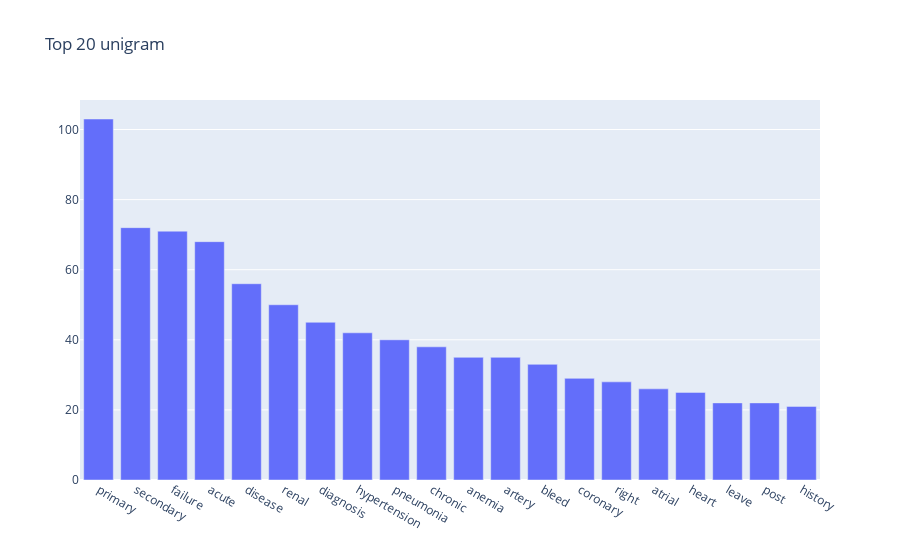

The cell this chart's notebook holds for it:
### Code cell
get_top_ngram(df['discharge_diagnosis_preprocessed'], ngram=1, top_n=20, stop_words=default_stop_words())

### Figure 1 — Plotly figure (JSON) as saved in the notebook; plotly's stock layout.template omitted (floating-point values rounded to 4 significant figures)
{"data": [{"type": "bar", "x": ["primary", "secondary", "failure", "acute", "disease", "renal", "diagnosis", "hypertension", "pneumonia", "chronic", "anemia", "artery", "bleed", "coronary", "right", "atrial", "heart", "leave", "post", "history"], "y": [103, 72, 71, 68, 56, 50, 45, 42, 40, 38, 35, 35, 33, 29, 28, 26, 25, 22, 22, 21]}], "layout": {"title": {"text": "Top 20 unigram"}}}
